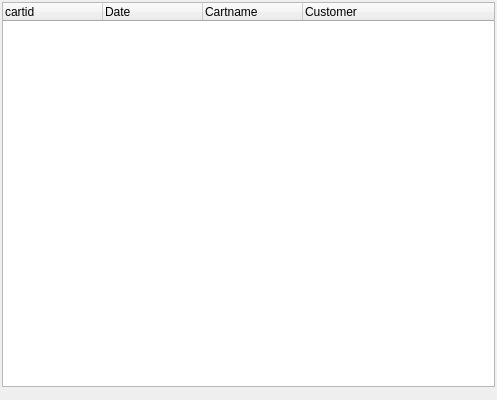
<?xml version="1.0" encoding="UTF-8"?>
<ui version="4.0">
 <class>DialogShowCarts</class>
 <widget class="QDialog" name="DialogShowCarts">
  <property name="geometry">
   <rect>
    <x>0</x>
    <y>0</y>
    <width>497</width>
    <height>400</height>
   </rect>
  </property>
  <property name="windowTitle">
   <string>Show Carts</string>
  </property>
  <layout class="QGridLayout" name="gridLayout">
   <property name="leftMargin">
    <number>2</number>
   </property>
   <property name="topMargin">
    <number>2</number>
   </property>
   <property name="rightMargin">
    <number>2</number>
   </property>
   <property name="bottomMargin">
    <number>13</number>
   </property>
   <item row="0" column="0">
    <widget class="QTreeWidget" name="treeWidget">
     <property name="uniformRowHeights">
      <bool>true</bool>
     </property>
     <property name="headerHidden">
      <bool>false</bool>
     </property>
     <property name="columnCount">
      <number>4</number>
     </property>
     <attribute name="headerVisible">
      <bool>true</bool>
     </attribute>
     <attribute name="headerStretchLastSection">
      <bool>true</bool>
     </attribute>
     <column>
      <property name="text">
       <string>cartid</string>
      </property>
     </column>
     <column>
      <property name="text">
       <string>Date</string>
      </property>
     </column>
     <column>
      <property name="text">
       <string>Cartname</string>
      </property>
     </column>
     <column>
      <property name="text">
       <string>Customer</string>
      </property>
     </column>
    </widget>
   </item>
  </layout>
 </widget>
 <resources/>
 <connections/>
</ui>
